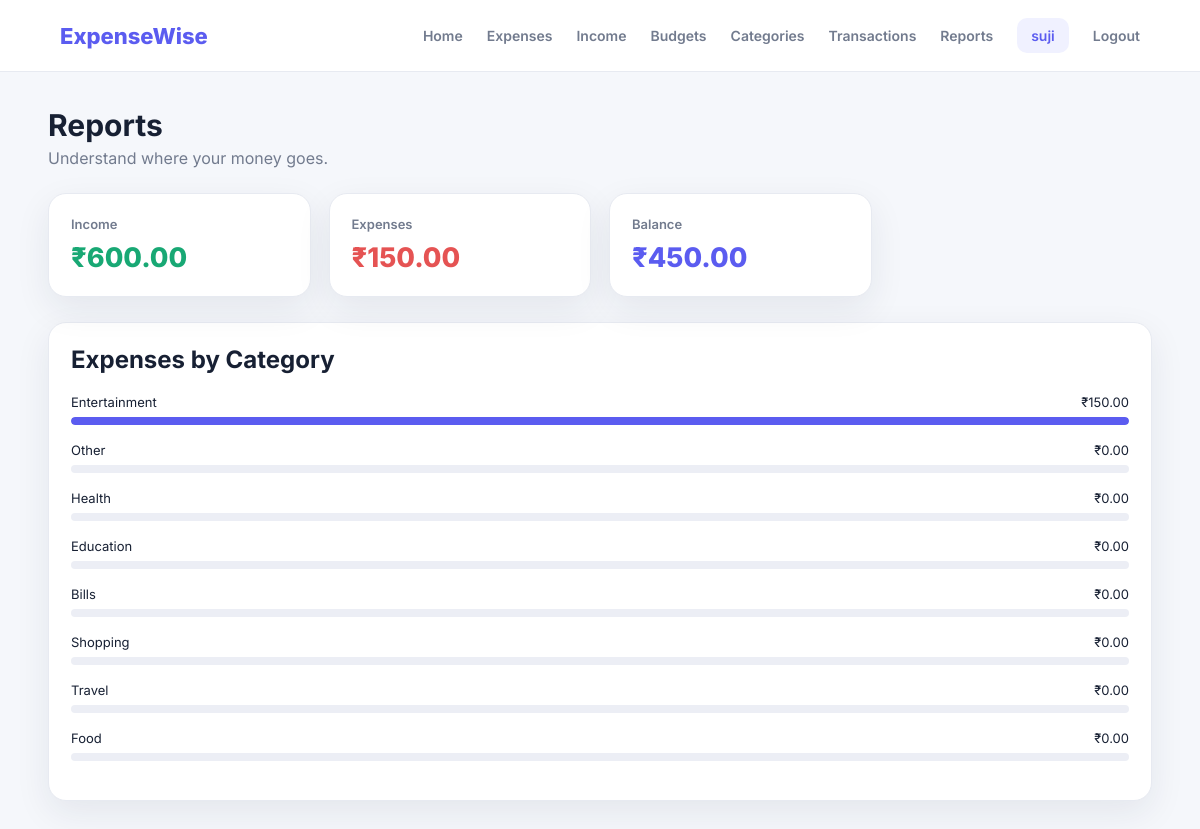
Screenshot of /reports (signed in) with the database file from the repository.
### tables this page shows
CREATE TABLE categories (
            id INTEGER PRIMARY KEY AUTOINCREMENT,
            user_id INTEGER NOT NULL,
            name TEXT NOT NULL,
            type TEXT NOT NULL CHECK(type IN ('expense','income')),
            UNIQUE(user_id, name, type),
            FOREIGN KEY(user_id) REFERENCES users(id) ON DELETE CASCADE
        );

### expensewise/app.py (the view)
@app.route("/reports")
@login_required
def reports():
    user_id = session["user_id"]
    conn = get_db()
    totals = conn.execute("""
        SELECT
            COALESCE(SUM(CASE WHEN type='income' THEN amount ELSE 0 END),0) income,
            COALESCE(SUM(CASE WHEN type='expense' THEN amount ELSE 0 END),0) expenses
        FROM transactions
        WHERE user_id=?
    """, (user_id,)).fetchone()
    category_rows = conn.execute("""
        SELECT c.name, COALESCE(SUM(t.amount),0) total
        FROM categories c
        LEFT JOIN transactions t
          ON c.id=t.category_id AND t.type='expense'
        WHERE c.user_id=? AND c.type='expense'
        GROUP BY c.id
        ORDER BY total DESC
    """, (user_id,)).fetchall()
    conn.close()
    return render_template(
        "reports.html",
        income=totals["income"],
        expenses=totals["expenses"],
        balance=totals["income"] - totals["expenses"],
        category_rows=category_rows
    )

### expensewise/app.py (called while the page is built)
def get_db():
    conn = sqlite3.connect(DB_NAME)
    conn.row_factory = sqlite3.Row
    conn.execute("PRAGMA foreign_keys = ON")
    return conn

def login_required(view):
    @wraps(view)
    def wrapped_view(*args, **kwargs):
        if "user_id" not in session:
            flash("Please login first.", "warning")
            return redirect(url_for("login"))
        return view(*args, **kwargs)
    return wrapped_view

@app.context_processor
def inject_user():
    return {"current_user": session.get("user_name")}

### expensewise/templates/reports.html (shortened to what this page needs)
<!DOCTYPE html>
<html lang="en">
<head>
<link rel="stylesheet" href="{{ url_for('static', filename='style.css') }}">
</head>
<body>
<nav class="navbar">
    <a class="logo" href="{{ url_for('dashboard') }}">ExpenseWise</a>
    <div class="nav-links">
        <a href="{{ url_for('dashboard') }}">Home</a>
        <a href="{{ url_for('expenses_page') }}">Expenses</a>
        <a href="{{ url_for('income_page') }}">Income</a>
        <a href="{{ url_for('budgets') }}">Budgets</a>
        <a href="{{ url_for('categories') }}">Categories</a>
        <a href="{{ url_for('transactions') }}">Transactions</a>
        <a href="{{ url_for('reports') }}">Reports</a>
        <a class="nav-user" href="{{ url_for('profile') }}">{{ current_user }}</a>
        <a href="{{ url_for('logout') }}">Logout</a>
    </div>
</nav>
<main class="container">
    <div class="page-header">
        <div><h1>Reports</h1><p>Understand where your money goes.</p></div>
    </div>
    <div class="cards">
        <div class="card"><div class="stat-label">Income</div><div class="stat-value green">₹{{ "%.2f"|format(income) }}</div></div>
        <div class="card"><div class="stat-label">Expenses</div><div class="stat-value red">₹{{ "%.2f"|format(expenses) }}</div></div>
        <div class="card"><div class="stat-label">Balance</div><div class="stat-value purple">₹{{ "%.2f"|format(balance) }}</div></div>
    </div>
    <div class="card">
        <h2>Expenses by Category</h2>
        <div class="chart-area">
        {% for row in category_rows %}
            {% set percentage = ((row.total / expenses) * 100) if expenses else 0 %}
            <div class="bar-row">
                <div class="bar-info">
                    <span>{{ row.name }}</span>
                    <span>₹{{ "%.2f"|format(row.total) }}</span>
                </div>
                <div class="progress">
                    <div class="progress-bar" style="width: {{ percentage }}%"></div>
                </div>
            </div>
        {% else %}
            <div class="empty">No expense data available.</div>
        {% endfor %}
        </div>
    </div>
</main>
</body>
</html>

### expensewise/static/style.css (style rules this page uses)
* { margin: 0; padding: 0; box-sizing: border-box; }
:root { --bg: #f5f7fb; --card: #ffffff; --text: #172033; --muted: #727b8e; --primary: #5b5cf0; --primary-dark: #4546d9; --green: #18a874; --red: #e55353; --border: #e7eaf1; --shadow: 0 12px 35px rgba(28, 35, 60, 0.08); }
body { font-family: "Inter", sans-serif; background: var(--bg); color: var(--text); min-height: 100vh; }
a { text-decoration: none; color: inherit; }
.navbar { height: 72px; background: #fff; border-bottom: 1px solid var(--border); display: flex; align-items: center; justify-content: space-between; padding: 0 5%; position: sticky; top: 0; z-index: 100; }
.logo { font-size: 22px; font-weight: 800; color: var(--primary); }
.nav-links { display: flex; align-items: center; gap: 24px; }
.nav-links a { color: var(--muted); font-size: 14px; font-weight: 600; }
.nav-user { background: #f0f1ff; color: var(--primary) !important; padding: 9px 14px; border-radius: 10px; }
.container { width: min(1180px, 92%); margin: 35px auto; }
.page-header { display: flex; justify-content: space-between; align-items: center; gap: 15px; margin-bottom: 25px; }
.page-header h1 { font-size: 30px; }
.page-header p { color: var(--muted); margin-top: 5px; }
.cards { display: grid; grid-template-columns: repeat(4, 1fr); gap: 18px; margin-bottom: 25px; }
.card { background: var(--card); border: 1px solid var(--border); border-radius: 18px; padding: 22px; box-shadow: var(--shadow); }
.stat-label { color: var(--muted); font-size: 13px; font-weight: 600; }
.stat-value { font-size: 27px; font-weight: 800; margin-top: 9px; }
.green { color: var(--green); }
.red { color: var(--red); }
.purple { color: var(--primary); }
.progress { width: 100%; height: 8px; background: #eceef5; border-radius: 20px; overflow: hidden; }
.progress-bar { height: 100%; background: var(--primary); border-radius: 20px; }
.chart-area { margin-top: 20px; }
.bar-row { margin-bottom: 17px; }
.bar-info { display: flex; justify-content: space-between; font-size: 13px; margin-bottom: 7px; }

### rows the page displays
categories: name "Entertainment", total "150.00", {{ percentage }} 100.0 (drawn)
categories: name "Other", total "0.00"
categories: name "Health", total "0.00"
categories: name "Education", total "0.00"
categories: name "Bills", total "0.00"
categories: name "Shopping", total "0.00"
categories: name "Travel", total "0.00"
categories: name "Food", total "0.00"

### other values shown
{{ current_user }} "suji"
{{ "%.2f"|format(income) }} "600.00"
{{ "%.2f"|format(expenses) }} "150.00"
{{ "%.2f"|format(balance) }} "450.00"
